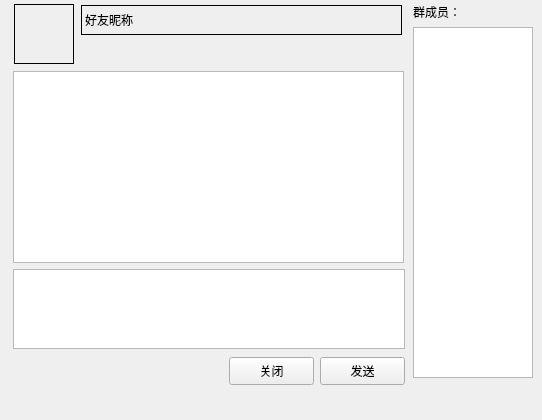
<?xml version="1.0" encoding="UTF-8"?>
<ui version="4.0">
 <class>chatBox_DockWidget</class>
 <widget class="QDockWidget" name="chatBox_DockWidget">
  <property name="geometry">
   <rect>
    <x>0</x>
    <y>0</y>
    <width>542</width>
    <height>420</height>
   </rect>
  </property>
  <property name="windowTitle">
   <string>QQ_chatBox</string>
  </property>
  <widget class="QWidget" name="dockWidgetContents">
   <widget class="QTextBrowser" name="textBrowser_msgList">
    <property name="geometry">
     <rect>
      <x>13</x>
      <y>71</y>
      <width>391</width>
      <height>192</height>
     </rect>
    </property>
   </widget>
   <widget class="QPlainTextEdit" name="plainTextEdit_editor">
    <property name="geometry">
     <rect>
      <x>13</x>
      <y>269</y>
      <width>392</width>
      <height>80</height>
     </rect>
    </property>
    <property name="minimumSize">
     <size>
      <width>0</width>
      <height>80</height>
     </size>
    </property>
    <property name="maximumSize">
     <size>
      <width>16777215</width>
      <height>80</height>
     </size>
    </property>
   </widget>
   <widget class="QLabel" name="label_GroupList">
    <property name="geometry">
     <rect>
      <x>413</x>
      <y>3</y>
      <width>111</width>
      <height>18</height>
     </rect>
    </property>
    <property name="text">
     <string>群成员：</string>
    </property>
   </widget>
   <widget class="QListWidget" name="listWidget_GroupList">
    <property name="geometry">
     <rect>
      <x>413</x>
      <y>27</y>
      <width>120</width>
      <height>351</height>
     </rect>
    </property>
    <property name="minimumSize">
     <size>
      <width>120</width>
      <height>0</height>
     </size>
    </property>
    <property name="maximumSize">
     <size>
      <width>120</width>
      <height>16777215</height>
     </size>
    </property>
   </widget>
   <widget class="QLabel" name="label_avatar">
    <property name="enabled">
     <bool>true</bool>
    </property>
    <property name="geometry">
     <rect>
      <x>14</x>
      <y>4</y>
      <width>60</width>
      <height>60</height>
     </rect>
    </property>
    <property name="minimumSize">
     <size>
      <width>60</width>
      <height>60</height>
     </size>
    </property>
    <property name="maximumSize">
     <size>
      <width>60</width>
      <height>60</height>
     </size>
    </property>
    <property name="focusPolicy">
     <enum>Qt::NoFocus</enum>
    </property>
    <property name="frameShape">
     <enum>QFrame::Box</enum>
    </property>
    <property name="text">
     <string/>
    </property>
   </widget>
   <widget class="QLabel" name="label_mainname">
    <property name="geometry">
     <rect>
      <x>81</x>
      <y>5</y>
      <width>321</width>
      <height>30</height>
     </rect>
    </property>
    <property name="minimumSize">
     <size>
      <width>0</width>
      <height>30</height>
     </size>
    </property>
    <property name="frameShape">
     <enum>QFrame::Box</enum>
    </property>
    <property name="text">
     <string>好友昵称</string>
    </property>
   </widget>
   <widget class="QPushButton" name="pushButton_close">
    <property name="geometry">
     <rect>
      <x>229</x>
      <y>357</y>
      <width>85</width>
      <height>28</height>
     </rect>
    </property>
    <property name="text">
     <string>关闭</string>
    </property>
   </widget>
   <widget class="QPushButton" name="pushButton_sendMsg">
    <property name="geometry">
     <rect>
      <x>320</x>
      <y>357</y>
      <width>85</width>
      <height>28</height>
     </rect>
    </property>
    <property name="text">
     <string>发送</string>
    </property>
   </widget>
  </widget>
 </widget>
 <resources/>
 <connections>
  <connection>
   <sender>pushButton_close</sender>
   <signal>clicked()</signal>
   <receiver>chatBox_DockWidget</receiver>
   <slot>close()</slot>
   <hints>
    <hint type="sourcelabel">
     <x>326</x>
     <y>385</y>
    </hint>
    <hint type="destinationlabel">
     <x>238</x>
     <y>385</y>
    </hint>
   </hints>
  </connection>
 </connections>
</ui>
